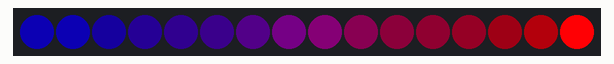
The sketch below on a simulated Arduino Uno, built with avr-gcc and run on an emulated ATmega328P. Shown: 16 RGB LEDs in strip order, left to right.

Above: at 0.01 s.
At 0.78 s:
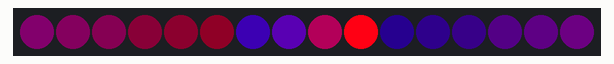
At 1.55 s:
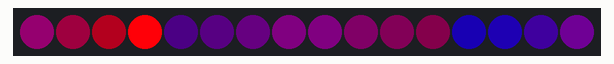

The sketch:

CounterRotate.ino
```cpp
#include <Adafruit_NeoPixel.h>

#define PIN 0

Adafruit_NeoPixel pixels = Adafruit_NeoPixel(16, PIN);

void setup() {
  pixels.begin();
  pixels.setBrightness(60);
}

void loop() {

  static int16_t a = 0;
  static int16_t b = 0;

  for (uint8_t i = 0; i < 16; i++) {
    uint8_t c = 255 / (15 - ((i+16-a) % 16));

    uint8_t c2 = 255 / ((i+b) % 16);

    pixels.setPixelColor(i, c, 0, c2);
  }

  a++;
  b++;

  a = a % 16;
  b = b % 16;

  pixels.show();
  delay(75);
}
```

Measured:
- by itself, everything shown: repeats every 1.2 s, in 16 steps
